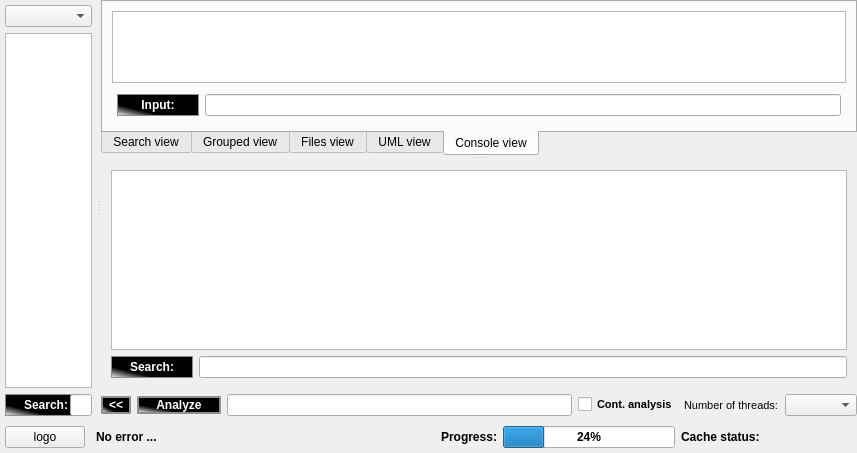
<?xml version="1.0" encoding="UTF-8"?>
<ui version="4.0">
 <class>Form</class>
 <widget class="QWidget" name="Form">
  <property name="geometry">
   <rect>
    <x>0</x>
    <y>0</y>
    <width>857</width>
    <height>453</height>
   </rect>
  </property>
  <property name="sizePolicy">
   <sizepolicy hsizetype="Preferred" vsizetype="Preferred">
    <horstretch>0</horstretch>
    <verstretch>0</verstretch>
   </sizepolicy>
  </property>
  <property name="font">
   <font>
    <weight>50</weight>
    <bold>false</bold>
   </font>
  </property>
  <property name="contextMenuPolicy">
   <enum>Qt::CustomContextMenu</enum>
  </property>
  <property name="windowTitle">
   <string>Form</string>
  </property>
  <property name="windowOpacity">
   <double>1.000000000000000</double>
  </property>
  <layout class="QVBoxLayout" name="verticalLayout_3">
   <property name="spacing">
    <number>5</number>
   </property>
   <property name="leftMargin">
    <number>0</number>
   </property>
   <property name="topMargin">
    <number>0</number>
   </property>
   <property name="rightMargin">
    <number>0</number>
   </property>
   <property name="bottomMargin">
    <number>0</number>
   </property>
   <item>
    <widget class="QSplitter" name="splitter_patterns_results">
     <property name="sizePolicy">
      <sizepolicy hsizetype="Expanding" vsizetype="Expanding">
       <horstretch>0</horstretch>
       <verstretch>0</verstretch>
      </sizepolicy>
     </property>
     <property name="orientation">
      <enum>Qt::Horizontal</enum>
     </property>
     <widget class="QWidget" name="patternsTopWidget" native="true">
      <property name="sizePolicy">
       <sizepolicy hsizetype="Ignored" vsizetype="Maximum">
        <horstretch>2</horstretch>
        <verstretch>0</verstretch>
       </sizepolicy>
      </property>
      <layout class="QVBoxLayout" name="verticalLayout_2">
       <property name="spacing">
        <number>6</number>
       </property>
       <property name="sizeConstraint">
        <enum>QLayout::SetMaximumSize</enum>
       </property>
       <property name="leftMargin">
        <number>5</number>
       </property>
       <property name="topMargin">
        <number>5</number>
       </property>
       <property name="rightMargin">
        <number>5</number>
       </property>
       <property name="bottomMargin">
        <number>0</number>
       </property>
       <item>
        <layout class="QVBoxLayout" name="patternsLayout" stretch="0,0,0">
         <property name="spacing">
          <number>6</number>
         </property>
         <property name="leftMargin">
          <number>0</number>
         </property>
         <item>
          <widget class="QComboBox" name="configComboBox"/>
         </item>
         <item>
          <widget class="CPatternsView" name="patternsTreeView">
           <property name="contextMenuPolicy">
            <enum>Qt::CustomContextMenu</enum>
           </property>
           <property name="sortingEnabled">
            <bool>true</bool>
           </property>
           <attribute name="headerMinimumSectionSize">
            <number>28</number>
           </attribute>
           <attribute name="headerDefaultSectionSize">
            <number>100</number>
           </attribute>
           <attribute name="headerShowSortIndicator" stdset="0">
            <bool>true</bool>
           </attribute>
           <attribute name="headerStretchLastSection">
            <bool>false</bool>
           </attribute>
          </widget>
         </item>
         <item>
          <layout class="QHBoxLayout" name="patternsHorizontalSubLayout">
           <property name="leftMargin">
            <number>0</number>
           </property>
           <property name="topMargin">
            <number>0</number>
           </property>
           <property name="rightMargin">
            <number>0</number>
           </property>
           <item>
            <widget class="QLabel" name="patternsSearchLabel">
             <property name="sizePolicy">
              <sizepolicy hsizetype="Preferred" vsizetype="Preferred">
               <horstretch>10</horstretch>
               <verstretch>0</verstretch>
              </sizepolicy>
             </property>
             <property name="font">
              <font>
               <weight>75</weight>
               <bold>true</bold>
              </font>
             </property>
             <property name="styleSheet">
              <string notr="true">QLabel {
    border: 1px solid #8f8f91;
    background-color: qlineargradient(spread:pad, x1:0.259, y1:0.720909, x2:0, y2:1, stop:0 rgba(0, 0, 0, 255), stop:1 rgba(255, 255, 255, 255));
    min-width: 80px;
	color: rgb(255, 255, 255);
}</string>
             </property>
             <property name="text">
              <string>Search:</string>
             </property>
             <property name="textFormat">
              <enum>Qt::AutoText</enum>
             </property>
             <property name="alignment">
              <set>Qt::AlignCenter</set>
             </property>
             <property name="margin">
              <number>0</number>
             </property>
            </widget>
           </item>
           <item>
            <widget class="QLineEdit" name="patternsSearchInput">
             <property name="sizePolicy">
              <sizepolicy hsizetype="Expanding" vsizetype="Fixed">
               <horstretch>30</horstretch>
               <verstretch>0</verstretch>
              </sizepolicy>
             </property>
            </widget>
           </item>
          </layout>
         </item>
        </layout>
       </item>
      </layout>
     </widget>
     <widget class="QWidget" name="resultsTopWidget" native="true">
      <property name="sizePolicy">
       <sizepolicy hsizetype="Ignored" vsizetype="Maximum">
        <horstretch>8</horstretch>
        <verstretch>0</verstretch>
       </sizepolicy>
      </property>
      <layout class="QVBoxLayout" name="verticalLayout_7">
       <property name="leftMargin">
        <number>0</number>
       </property>
       <property name="topMargin">
        <number>0</number>
       </property>
       <property name="rightMargin">
        <number>0</number>
       </property>
       <property name="bottomMargin">
        <number>0</number>
       </property>
       <item>
        <widget class="QSplitter" name="splitter_tabWidget_filters">
         <property name="orientation">
          <enum>Qt::Vertical</enum>
         </property>
         <property name="handleWidth">
          <number>4</number>
         </property>
         <widget class="QTabWidget" name="tabWidget">
          <property name="sizePolicy">
           <sizepolicy hsizetype="Expanding" vsizetype="Expanding">
            <horstretch>0</horstretch>
            <verstretch>50</verstretch>
           </sizepolicy>
          </property>
          <property name="contextMenuPolicy">
           <enum>Qt::DefaultContextMenu</enum>
          </property>
          <property name="tabPosition">
           <enum>QTabWidget::South</enum>
          </property>
          <property name="currentIndex">
           <number>4</number>
          </property>
          <property name="iconSize">
           <size>
            <width>16</width>
            <height>16</height>
           </size>
          </property>
          <widget class="QWidget" name="searchViewTab">
           <attribute name="title">
            <string>Search view</string>
           </attribute>
           <layout class="QVBoxLayout" name="verticalLayout_5">
            <item>
             <widget class="CSearchResultView" name="searchView">
              <property name="sizePolicy">
               <sizepolicy hsizetype="Expanding" vsizetype="Expanding">
                <horstretch>0</horstretch>
                <verstretch>40</verstretch>
               </sizepolicy>
              </property>
              <property name="font">
               <font>
                <family>Courier 10 Pitch</family>
                <pointsize>8</pointsize>
                <weight>50</weight>
                <bold>false</bold>
               </font>
              </property>
              <property name="contextMenuPolicy">
               <enum>Qt::CustomContextMenu</enum>
              </property>
              <property name="editTriggers">
               <set>QAbstractItemView::NoEditTriggers</set>
              </property>
              <property name="tabKeyNavigation">
               <bool>false</bool>
              </property>
              <property name="dragDropOverwriteMode">
               <bool>true</bool>
              </property>
              <property name="selectionBehavior">
               <enum>QAbstractItemView::SelectRows</enum>
              </property>
              <property name="textElideMode">
               <enum>Qt::ElideRight</enum>
              </property>
              <property name="horizontalScrollMode">
               <enum>QAbstractItemView::ScrollPerPixel</enum>
              </property>
              <property name="wordWrap">
               <bool>false</bool>
              </property>
              <attribute name="horizontalHeaderVisible">
               <bool>false</bool>
              </attribute>
              <attribute name="horizontalHeaderStretchLastSection">
               <bool>true</bool>
              </attribute>
              <attribute name="verticalHeaderVisible">
               <bool>false</bool>
              </attribute>
              <attribute name="verticalHeaderHighlightSections">
               <bool>false</bool>
              </attribute>
             </widget>
            </item>
           </layout>
          </widget>
          <widget class="QWidget" name="groupedViewTab">
           <attribute name="title">
            <string>Grouped view</string>
           </attribute>
           <layout class="QVBoxLayout" name="verticalLayout_4">
            <item>
             <widget class="CGroupedView" name="groupedView">
              <property name="sizePolicy">
               <sizepolicy hsizetype="Minimum" vsizetype="Expanding">
                <horstretch>0</horstretch>
                <verstretch>0</verstretch>
               </sizepolicy>
              </property>
              <property name="font">
               <font>
                <family>Courier 10 Pitch</family>
                <pointsize>8</pointsize>
                <weight>50</weight>
                <bold>false</bold>
               </font>
              </property>
              <property name="contextMenuPolicy">
               <enum>Qt::CustomContextMenu</enum>
              </property>
              <property name="selectionMode">
               <enum>QAbstractItemView::ExtendedSelection</enum>
              </property>
              <property name="selectionBehavior">
               <enum>QAbstractItemView::SelectRows</enum>
              </property>
              <property name="animated">
               <bool>false</bool>
              </property>
              <property name="expandsOnDoubleClick">
               <bool>false</bool>
              </property>
              <attribute name="headerVisible">
               <bool>false</bool>
              </attribute>
              <attribute name="headerShowSortIndicator" stdset="0">
               <bool>true</bool>
              </attribute>
             </widget>
            </item>
            <item>
             <widget class="QPushButton" name="pushButton">
              <property name="sizePolicy">
               <sizepolicy hsizetype="Minimum" vsizetype="Fixed">
                <horstretch>2</horstretch>
                <verstretch>0</verstretch>
               </sizepolicy>
              </property>
              <property name="font">
               <font>
                <weight>75</weight>
                <bold>true</bold>
               </font>
              </property>
              <property name="mouseTracking">
               <bool>false</bool>
              </property>
              <property name="statusTip">
               <string/>
              </property>
              <property name="whatsThis">
               <string>&lt;html&gt;&lt;head/&gt;&lt;body&gt;&lt;p&gt;&lt;br/&gt;&lt;/p&gt;&lt;/body&gt;&lt;/html&gt;</string>
              </property>
              <property name="accessibleDescription">
               <string/>
              </property>
              <property name="styleSheet">
               <string notr="true">QPushButton {
    border: 2px solid #8f8f91;
    border-radius: 2px;
    background-color: qlineargradient(spread:pad, x1:0.259, y1:0.720909, x2:0, y2:1, stop:0 rgba(0, 0, 0, 255), stop:1 rgba(255, 255, 255, 255));
    min-width: 80px;
	color: rgb(255, 255, 255);
}

QPushButton:pressed {
    border: 2px solid #8f8f91;
    background-color: qlineargradient(spread:pad, x1:0.169461, y1:0.181, x2:0, y2:0.954182, stop:0 rgba(0, 0, 0, 255), stop:1 rgba(255, 255, 255, 255));
	color: rgb(255, 255, 255);
}

QPushButton:hover:!pressed{
    border: 2px solid #9ccfdd;
    background-color: qlineargradient(spread:pad, x1:0.119, y1:0.561682, x2:0.034, y2:0.926, stop:0 rgba(67, 115, 118, 255), stop:1 rgba(171, 211, 205, 255));
	color: rgb(255, 255, 255);
}</string>
              </property>
              <property name="text">
               <string>Export to HTML</string>
              </property>
             </widget>
            </item>
           </layout>
          </widget>
          <widget class="QWidget" name="filesViewTab">
           <attribute name="title">
            <string>Files view</string>
           </attribute>
           <layout class="QHBoxLayout" name="horizontalLayout">
            <item>
             <widget class="QTextEdit" name="filesTextEdit">
              <property name="readOnly">
               <bool>true</bool>
              </property>
             </widget>
            </item>
           </layout>
          </widget>
          <widget class="QWidget" name="UMLView">
           <attribute name="title">
            <string>UML view</string>
           </attribute>
           <layout class="QGridLayout" name="gridLayout">
            <item row="2" column="0">
             <widget class="QSplitter" name="UMLViewSplitter">
              <property name="minimumSize">
               <size>
                <width>0</width>
                <height>50</height>
               </size>
              </property>
              <property name="orientation">
               <enum>Qt::Vertical</enum>
              </property>
              <widget class="QWidget" name="verticalLayoutWidget_2">
               <layout class="QVBoxLayout" name="UMLViewLayout">
                <property name="leftMargin">
                 <number>0</number>
                </property>
                <property name="topMargin">
                 <number>0</number>
                </property>
                <property name="rightMargin">
                 <number>0</number>
                </property>
                <property name="bottomMargin">
                 <number>0</number>
                </property>
                <item>
                 <widget class="CUMLView" name="PNG_UML_View">
                  <property name="contextMenuPolicy">
                   <enum>Qt::CustomContextMenu</enum>
                  </property>
                 </widget>
                </item>
                <item>
                 <widget class="QPushButton" name="createSequenceDiagram">
                  <property name="styleSheet">
                   <string notr="true">QPushButton {
    border: 2px solid #8f8f91;
    border-radius: 2px;
    background-color: qlineargradient(spread:pad, x1:0.259, y1:0.720909, x2:0, y2:1, stop:0 rgba(0, 0, 0, 255), stop:1 rgba(255, 255, 255, 255));
    min-width: 80px;
	color: rgb(255, 255, 255);
}

QPushButton:pressed {
    border: 2px solid #8f8f91;
    background-color: qlineargradient(spread:pad, x1:0.169461, y1:0.181, x2:0, y2:0.954182, stop:0 rgba(0, 0, 0, 255), stop:1 rgba(255, 255, 255, 255));
	color: rgb(255, 255, 255);
}

QPushButton:hover:!pressed{
    border: 2px solid #9ccfdd;
    background-color: qlineargradient(spread:pad, x1:0.119, y1:0.561682, x2:0.034, y2:0.926, stop:0 rgba(67, 115, 118, 255), stop:1 rgba(171, 211, 205, 255));
	color: rgb(255, 255, 255);
}</string>
                  </property>
                  <property name="text">
                   <string>Create sequence diagram</string>
                  </property>
                 </widget>
                </item>
               </layout>
              </widget>
              <widget class="QWidget" name="verticalLayoutWidget_3">
               <layout class="QVBoxLayout" name="UMLViewTELayout">
                <property name="leftMargin">
                 <number>0</number>
                </property>
                <property name="topMargin">
                 <number>0</number>
                </property>
                <property name="rightMargin">
                 <number>0</number>
                </property>
                <property name="bottomMargin">
                 <number>0</number>
                </property>
                <item>
                 <widget class="QPlainTextEdit" name="UMLTextEditor"/>
                </item>
                <item>
                 <widget class="QPushButton" name="UMLCreateDiagramFromTextButton">
                  <property name="styleSheet">
                   <string notr="true">QPushButton {
    border: 2px solid #8f8f91;
    border-radius: 2px;
    background-color: qlineargradient(spread:pad, x1:0.259, y1:0.720909, x2:0, y2:1, stop:0 rgba(0, 0, 0, 255), stop:1 rgba(255, 255, 255, 255));
    min-width: 80px;
	color: rgb(255, 255, 255);
}

QPushButton:pressed {
    border: 2px solid #8f8f91;
    background-color: qlineargradient(spread:pad, x1:0.169461, y1:0.181, x2:0, y2:0.954182, stop:0 rgba(0, 0, 0, 255), stop:1 rgba(255, 255, 255, 255));
	color: rgb(255, 255, 255);
}

QPushButton:hover:!pressed{
    border: 2px solid #9ccfdd;
    background-color: qlineargradient(spread:pad, x1:0.119, y1:0.561682, x2:0.034, y2:0.926, stop:0 rgba(67, 115, 118, 255), stop:1 rgba(171, 211, 205, 255));
	color: rgb(255, 255, 255);
}</string>
                  </property>
                  <property name="text">
                   <string>Create diagram from text</string>
                  </property>
                 </widget>
                </item>
               </layout>
              </widget>
             </widget>
            </item>
           </layout>
          </widget>
          <widget class="QWidget" name="consoleViewTab">
           <attribute name="title">
            <string>Console view</string>
           </attribute>
           <layout class="QVBoxLayout" name="verticalLayout_6">
            <item>
             <widget class="CConsoleView" name="consoleView">
              <property name="font">
               <font>
                <family>Times New Roman</family>
                <pointsize>8</pointsize>
                <italic>false</italic>
               </font>
              </property>
              <property name="contextMenuPolicy">
               <enum>Qt::CustomContextMenu</enum>
              </property>
             </widget>
            </item>
            <item>
             <layout class="QHBoxLayout" name="consoleViewInputLayout">
              <property name="leftMargin">
               <number>5</number>
              </property>
              <property name="topMargin">
               <number>5</number>
              </property>
              <property name="rightMargin">
               <number>5</number>
              </property>
              <property name="bottomMargin">
               <number>5</number>
              </property>
              <item>
               <widget class="QLabel" name="consoleViewInputLabel">
                <property name="font">
                 <font>
                  <weight>75</weight>
                  <bold>true</bold>
                 </font>
                </property>
                <property name="styleSheet">
                 <string notr="true">QLabel {
    border: 1px solid #8f8f91;
    background-color: qlineargradient(spread:pad, x1:0.259, y1:0.720909, x2:0, y2:1, stop:0 rgba(0, 0, 0, 255), stop:1 rgba(255, 255, 255, 255));
    min-width: 80px;
	color: rgb(255, 255, 255);
}</string>
                </property>
                <property name="text">
                 <string>Input:</string>
                </property>
                <property name="alignment">
                 <set>Qt::AlignCenter</set>
                </property>
               </widget>
              </item>
              <item>
               <widget class="QLineEdit" name="consoleViewInputLineEdit"/>
              </item>
             </layout>
            </item>
           </layout>
          </widget>
         </widget>
         <widget class="QWidget" name="verticalLayoutWidget">
          <layout class="QVBoxLayout" name="filtersLayout" stretch="0,0">
           <property name="sizeConstraint">
            <enum>QLayout::SetMinimumSize</enum>
           </property>
           <property name="leftMargin">
            <number>10</number>
           </property>
           <property name="topMargin">
            <number>10</number>
           </property>
           <property name="rightMargin">
            <number>10</number>
           </property>
           <property name="bottomMargin">
            <number>10</number>
           </property>
           <item>
            <widget class="CFiltersView" name="filtersTreeView">
             <property name="sizePolicy">
              <sizepolicy hsizetype="Expanding" vsizetype="Expanding">
               <horstretch>0</horstretch>
               <verstretch>0</verstretch>
              </sizepolicy>
             </property>
             <property name="font">
              <font>
               <weight>75</weight>
               <bold>true</bold>
              </font>
             </property>
             <property name="contextMenuPolicy">
              <enum>Qt::CustomContextMenu</enum>
             </property>
             <property name="selectionBehavior">
              <enum>QAbstractItemView::SelectItems</enum>
             </property>
             <property name="sortingEnabled">
              <bool>true</bool>
             </property>
             <property name="animated">
              <bool>false</bool>
             </property>
             <property name="wordWrap">
              <bool>false</bool>
             </property>
             <property name="expandsOnDoubleClick">
              <bool>false</bool>
             </property>
             <attribute name="headerStretchLastSection">
              <bool>true</bool>
             </attribute>
            </widget>
           </item>
           <item>
            <layout class="QHBoxLayout" name="filtersHorizontalSubLayout">
             <property name="leftMargin">
              <number>0</number>
             </property>
             <property name="topMargin">
              <number>0</number>
             </property>
             <item>
              <widget class="QLabel" name="label">
               <property name="sizePolicy">
                <sizepolicy hsizetype="Preferred" vsizetype="Preferred">
                 <horstretch>10</horstretch>
                 <verstretch>0</verstretch>
                </sizepolicy>
               </property>
               <property name="font">
                <font>
                 <weight>75</weight>
                 <bold>true</bold>
                </font>
               </property>
               <property name="styleSheet">
                <string notr="true">QLabel {
    border: 1px solid #8f8f91;
    background-color: qlineargradient(spread:pad, x1:0.259, y1:0.720909, x2:0, y2:1, stop:0 rgba(0, 0, 0, 255), stop:1 rgba(255, 255, 255, 255));
    min-width: 80px;
	color: rgb(255, 255, 255);
}</string>
               </property>
               <property name="text">
                <string>Search:</string>
               </property>
               <property name="alignment">
                <set>Qt::AlignCenter</set>
               </property>
              </widget>
             </item>
             <item>
              <widget class="QLineEdit" name="filtersSearchInput">
               <property name="sizePolicy">
                <sizepolicy hsizetype="Expanding" vsizetype="Fixed">
                 <horstretch>190</horstretch>
                 <verstretch>0</verstretch>
                </sizepolicy>
               </property>
              </widget>
             </item>
            </layout>
           </item>
          </layout>
         </widget>
        </widget>
       </item>
       <item>
        <layout class="QHBoxLayout" name="triggerButtonsLayout">
         <property name="spacing">
          <number>6</number>
         </property>
         <property name="sizeConstraint">
          <enum>QLayout::SetFixedSize</enum>
         </property>
         <item>
          <widget class="QPushButton" name="hidePatterns">
           <property name="sizePolicy">
            <sizepolicy hsizetype="Fixed" vsizetype="Fixed">
             <horstretch>0</horstretch>
             <verstretch>0</verstretch>
            </sizepolicy>
           </property>
           <property name="minimumSize">
            <size>
             <width>30</width>
             <height>0</height>
            </size>
           </property>
           <property name="maximumSize">
            <size>
             <width>30</width>
             <height>16777215</height>
            </size>
           </property>
           <property name="font">
            <font>
             <weight>75</weight>
             <italic>false</italic>
             <bold>true</bold>
             <underline>false</underline>
            </font>
           </property>
           <property name="contextMenuPolicy">
            <enum>Qt::NoContextMenu</enum>
           </property>
           <property name="styleSheet">
            <string notr="true">QPushButton {
    border: 2px solid #8f8f91;
    border-radius: 2px;
    background-color: qlineargradient(spread:pad, x1:0.259, y1:0.720909, x2:0, y2:1, stop:0 rgba(0, 0, 0, 255), stop:1 rgba(255, 255, 255, 255));
	color: rgb(255, 255, 255);
}

QPushButton:pressed {
    border: 2px solid #8f8f91;
    background-color: qlineargradient(spread:pad, x1:0.169461, y1:0.181, x2:0, y2:0.954182, stop:0 rgba(0, 0, 0, 255), stop:1 rgba(255, 255, 255, 255));
	color: rgb(255, 255, 255);
}

QPushButton:hover:!pressed{
    border: 2px solid #9ccfdd;
    background-color: qlineargradient(spread:pad, x1:0.119, y1:0.561682, x2:0.034, y2:0.926, stop:0 rgba(67, 115, 118, 255), stop:1 rgba(171, 211, 205, 255));
	color: rgb(255, 255, 255);
}</string>
           </property>
           <property name="text">
            <string>&lt;&lt;</string>
           </property>
          </widget>
         </item>
         <item>
          <widget class="QPushButton" name="analyze">
           <property name="sizePolicy">
            <sizepolicy hsizetype="Minimum" vsizetype="Fixed">
             <horstretch>10</horstretch>
             <verstretch>0</verstretch>
            </sizepolicy>
           </property>
           <property name="maximumSize">
            <size>
             <width>16777215</width>
             <height>16777215</height>
            </size>
           </property>
           <property name="font">
            <font>
             <weight>75</weight>
             <bold>true</bold>
            </font>
           </property>
           <property name="contextMenuPolicy">
            <enum>Qt::CustomContextMenu</enum>
           </property>
           <property name="styleSheet">
            <string notr="true">QPushButton {
    border: 2px solid #8f8f91;
    border-radius: 2px;
    background-color: qlineargradient(spread:pad, x1:0.259, y1:0.720909, x2:0, y2:1, stop:0 rgba(0, 0, 0, 255), stop:1 rgba(255, 255, 255, 255));
    min-width: 80px;
	color: rgb(255, 255, 255);
}

QPushButton:pressed {
    border: 2px solid #8f8f91;
    background-color: qlineargradient(spread:pad, x1:0.169461, y1:0.181, x2:0, y2:0.954182, stop:0 rgba(0, 0, 0, 255), stop:1 rgba(255, 255, 255, 255));
	color: rgb(255, 255, 255);
}

QPushButton:hover:!pressed{
    border: 2px solid #9ccfdd;
    background-color: qlineargradient(spread:pad, x1:0.119, y1:0.561682, x2:0.034, y2:0.926, stop:0 rgba(67, 115, 118, 255), stop:1 rgba(171, 211, 205, 255));
	color: rgb(255, 255, 255);
}</string>
           </property>
           <property name="text">
            <string>Analyze</string>
           </property>
          </widget>
         </item>
         <item>
          <widget class="QLineEdit" name="regex">
           <property name="sizePolicy">
            <sizepolicy hsizetype="Minimum" vsizetype="Fixed">
             <horstretch>190</horstretch>
             <verstretch>0</verstretch>
            </sizepolicy>
           </property>
           <property name="maximumSize">
            <size>
             <width>16777215</width>
             <height>16777215</height>
            </size>
           </property>
           <property name="contextMenuPolicy">
            <enum>Qt::CustomContextMenu</enum>
           </property>
          </widget>
         </item>
         <item>
          <widget class="QCheckBox" name="continuousAnalysis">
           <property name="sizePolicy">
            <sizepolicy hsizetype="Minimum" vsizetype="Fixed">
             <horstretch>1</horstretch>
             <verstretch>0</verstretch>
            </sizepolicy>
           </property>
           <property name="font">
            <font>
             <pointsize>8</pointsize>
             <weight>75</weight>
             <bold>true</bold>
            </font>
            </property>
           <property name="text">
            <string>Cont. analysis</string>
           </property>
          </widget>
         </item>
         <item>
          <widget class="QLabel" name="numberOfThreadsLabel">
           <property name="sizePolicy">
            <sizepolicy hsizetype="Preferred" vsizetype="Preferred">
             <horstretch>1</horstretch>
             <verstretch>0</verstretch>
            </sizepolicy>
           </property>
           <property name="font">
            <font>
             <pointsize>8</pointsize>
            </font>
           </property>
           <property name="text">
            <string>Number of threads:</string>
           </property>
           <property name="alignment">
            <set>Qt::AlignLeading|Qt::AlignLeft|Qt::AlignVCenter</set>
           </property>
          </widget>
         </item>
         <item>
          <widget class="QComboBox" name="numberOfThreads">
           <property name="sizePolicy">
            <sizepolicy hsizetype="Preferred" vsizetype="Fixed">
             <horstretch>1</horstretch>
             <verstretch>0</verstretch>
            </sizepolicy>
           </property>
          </widget>
         </item>
        </layout>
       </item>
      </layout>
     </widget>
    </widget>
   </item>
   <item>
    <layout class="QHBoxLayout" name="statusLayout" stretch="0,0,0,0,0,0">
     <property name="spacing">
      <number>6</number>
     </property>
     <property name="sizeConstraint">
      <enum>QLayout::SetDefaultConstraint</enum>
     </property>
     <property name="leftMargin">
      <number>5</number>
     </property>
     <property name="topMargin">
      <number>5</number>
     </property>
     <property name="rightMargin">
      <number>5</number>
     </property>
     <property name="bottomMargin">
      <number>5</number>
     </property>
     <item>
      <widget class="CLogo" name="iconButton">
       <property name="text">
        <string>logo</string>
       </property>
       <property name="autoDefault">
        <bool>false</bool>
       </property>
       <property name="default">
        <bool>false</bool>
       </property>
       <property name="flat">
        <bool>false</bool>
       </property>
      </widget>
     </item>
     <item>
      <widget class="QLabel" name="error">
       <property name="sizePolicy">
        <sizepolicy hsizetype="Preferred" vsizetype="Preferred">
         <horstretch>20</horstretch>
         <verstretch>0</verstretch>
        </sizepolicy>
       </property>
       <property name="minimumSize">
        <size>
         <width>0</width>
         <height>0</height>
        </size>
       </property>
       <property name="font">
        <font>
         <weight>75</weight>
         <bold>true</bold>
        </font>
       </property>
       <property name="text">
        <string>No error ... </string>
       </property>
       <property name="scaledContents">
        <bool>false</bool>
       </property>
       <property name="wordWrap">
        <bool>true</bool>
       </property>
       <property name="margin">
        <number>1</number>
       </property>
       <property name="indent">
        <number>5</number>
       </property>
      </widget>
     </item>
     <item>
      <widget class="QLabel" name="progressLabel">
       <property name="sizePolicy">
        <sizepolicy hsizetype="Preferred" vsizetype="Preferred">
         <horstretch>3</horstretch>
         <verstretch>0</verstretch>
        </sizepolicy>
       </property>
       <property name="font">
        <font>
         <weight>75</weight>
         <bold>true</bold>
        </font>
       </property>
       <property name="text">
        <string>Progress:</string>
       </property>
       <property name="alignment">
        <set>Qt::AlignCenter</set>
       </property>
      </widget>
     </item>
     <item>
      <widget class="QProgressBar" name="progressBar">
       <property name="sizePolicy">
        <sizepolicy hsizetype="Preferred" vsizetype="Preferred">
         <horstretch>10</horstretch>
         <verstretch>0</verstretch>
        </sizepolicy>
       </property>
       <property name="font">
        <font>
         <weight>75</weight>
         <bold>true</bold>
        </font>
       </property>
       <property name="value">
        <number>24</number>
       </property>
      </widget>
     </item>
     <item>
      <widget class="QLabel" name="cacheStatusNameLabel">
       <property name="sizePolicy">
        <sizepolicy hsizetype="Preferred" vsizetype="Preferred">
         <horstretch>0</horstretch>
         <verstretch>0</verstretch>
        </sizepolicy>
       </property>
       <property name="font">
        <font>
         <weight>75</weight>
         <bold>true</bold>
        </font>
       </property>
       <property name="text">
        <string>Cache status:</string>
       </property>
      </widget>
     </item>
     <item>
      <widget class="QLabel" name="cacheStatusLabel">
       <property name="sizePolicy">
        <sizepolicy hsizetype="Preferred" vsizetype="Preferred">
         <horstretch>5</horstretch>
         <verstretch>0</verstretch>
        </sizepolicy>
       </property>
       <property name="font">
        <font>
         <weight>75</weight>
         <bold>true</bold>
        </font>
       </property>
       <property name="text">
        <string/>
       </property>
      </widget>
     </item>
    </layout>
   </item>
  </layout>
 </widget>
 <customwidgets>
  <customwidget>
   <class>CSearchResultView</class>
   <extends>QTableView</extends>
   <header>components/searchView/api/CSearchResultView.hpp</header>
  </customwidget>
  <customwidget>
   <class>CLogo</class>
   <extends>QPushButton</extends>
   <header>components/logo/api/CLogo.hpp</header>
  </customwidget>
  <customwidget>
   <class>CGroupedView</class>
   <extends>QTreeView</extends>
   <header>components/groupedView/api/CGroupedView.hpp</header>
  </customwidget>
  <customwidget>
   <class>CPatternsView</class>
   <extends>QTreeView</extends>
   <header>components/patternsView/api/CPatternsView.hpp</header>
  </customwidget>
  <customwidget>
   <class>CFiltersView</class>
   <extends>QTreeView</extends>
   <header>components/filtersView/api/CFiltersView.hpp</header>
  </customwidget>
  <customwidget>
   <class>CConsoleView</class>
   <extends>QPlainTextEdit</extends>
   <header>components/log/api/CConsoleView.hpp</header>
  </customwidget>
  <customwidget>
   <class>CUMLView</class>
   <extends>QGraphicsView</extends>
   <header>components/plant_uml/api/CUMLView.hpp</header>
  </customwidget>
 </customwidgets>
 <resources/>
 <connections/>
</ui>
